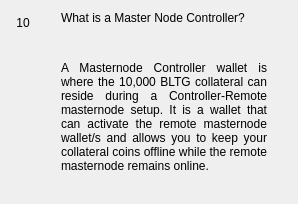
                  <widget class="QWidget" name="widgetFaq10" native="true">
                   <layout class="QHBoxLayout" name="horizontalpage_10" stretch="0,1">
                    <item alignment="Qt::AlignTop">
                     <widget class="QLabel" name="labelNumber10">
                      <property name="minimumSize">
                       <size>
                        <width>24</width>
                        <height>24</height>
                       </size>
                      </property>
                      <property name="maximumSize">
                       <size>
                        <width>16777215</width>
                        <height>24</height>
                       </size>
                      </property>
                      <property name="text">
                       <string>10</string>
                      </property>
                      <property name="alignment">
                       <set>Qt::AlignCenter</set>
                      </property>
                     </widget>
                    </item>
                    <item>
                     <layout class="QVBoxLayout" name="verticalLayoutpage_10">
                      <property name="leftMargin">
                       <number>20</number>
                      </property>
                      <property name="rightMargin">
                       <number>20</number>
                      </property>
                      <item>
                       <widget class="QLabel" name="labelSubtitle10">
                        <property name="text">
                         <string>What is a Master Node Controller?</string>
                        </property>
                        <property name="wordWrap">
                         <bool>true</bool>
                        </property>
                       </widget>
                      </item>
                      <item>
                       <spacer name="verticalSpacer_100">
                        <property name="orientation">
                         <enum>Qt::Vertical</enum>
                        </property>
                        <property name="sizeType">
                         <enum>QSizePolicy::Fixed</enum>
                        </property>
                        <property name="sizeHint" stdset="0">
                         <size>
                          <width>20</width>
                          <height>30</height>
                         </size>
                        </property>
                       </spacer>
                      </item>
                      <item>
                       <widget class="QLabel" name="labelContent10">
                        <property name="text">
                         <string>&lt;html&gt;&lt;head/&gt;&lt;body&gt;&lt;p align=&quot;justify&quot;&gt;A Masternode Controller wallet is where the 10,000 BLTG collateral can reside during a Controller-Remote masternode setup. It is a wallet that can activate the remote masternode wallet/s and allows you to keep your collateral coins offline while the remote masternode remains online. &lt;/p&gt;&lt;/body&gt;&lt;/html&gt;</string>
                        </property>
                        <property name="alignment">
                         <set>Qt::AlignLeading|Qt::AlignLeft|Qt::AlignTop</set>
                        </property>
                        <property name="wordWrap">
                         <bool>true</bool>
                        </property>
                       </widget>
                      </item>
                      <item>
                       <spacer name="verticalSpacer_92">
                        <property name="orientation">
                         <enum>Qt::Vertical</enum>
                        </property>
                        <property name="sizeHint" stdset="0">
                         <size>
                          <width>20</width>
                          <height>20</height>
                         </size>
                        </property>
                       </spacer>
                      </item>
                     </layout>
                    </item>
                   </layout>
                  </widget>
